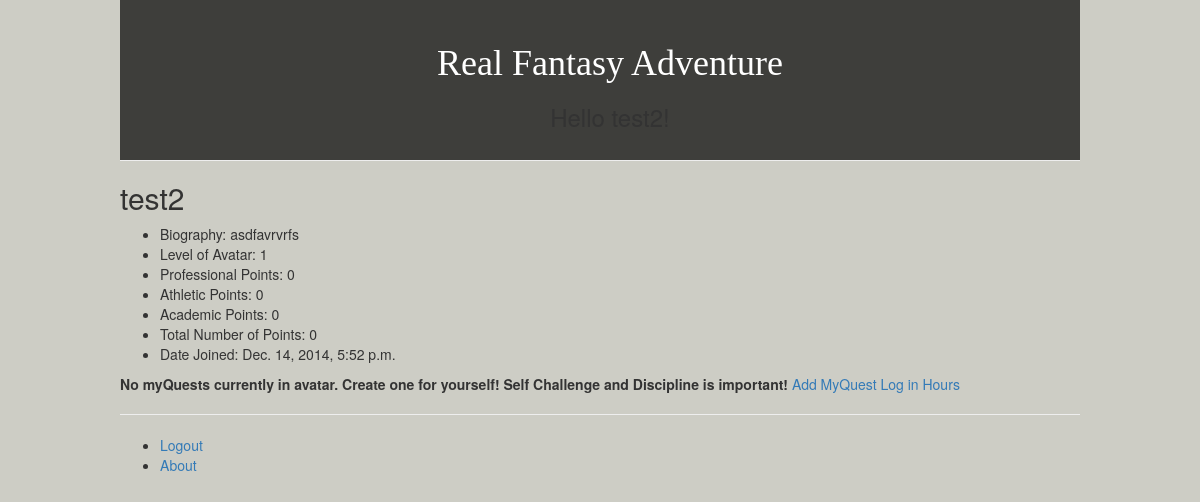
Page /real_fantasy_adventure_app/avatar/test2/ (signed in) on the earlier database version.
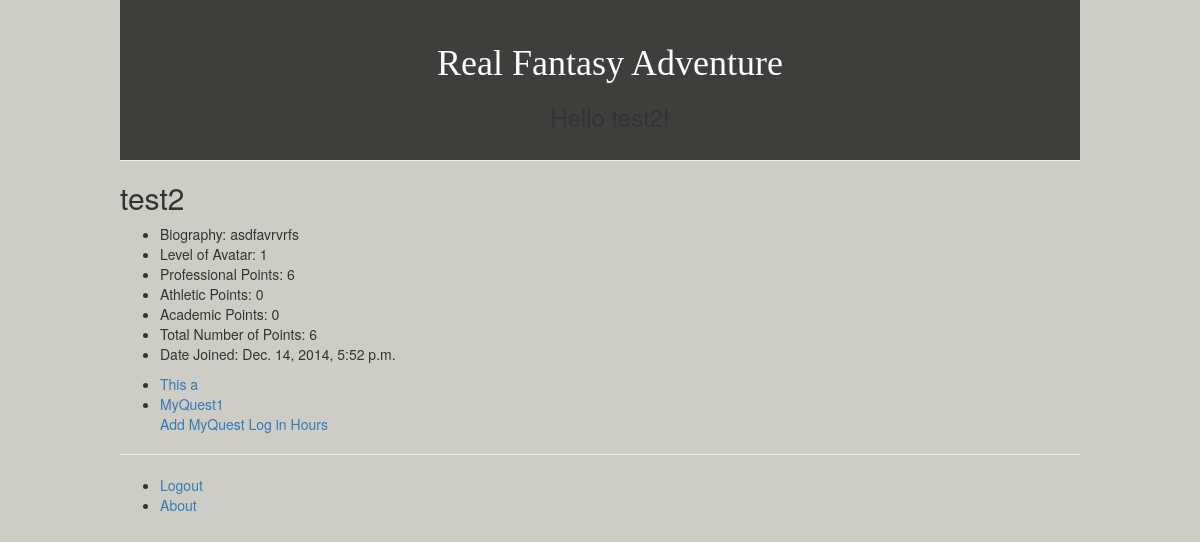
Same page on the later database version.
### real_fantasy_adventure_app/models.py (models this page shows, shortened)
class MyQuest(models.Model):
	avatar = models.ForeignKey(Avatar)
	title = models.CharField(max_length=256)
	description = models.TextField()
	publish = models.BooleanField(default=False)
	req_professional_points = models.IntegerField(default=1)
	req_athletic_points = models.IntegerField(default=1)
	req_academic_points = models.IntegerField(default=1)
	slug = models.SlugField(max_length=200, unique=True)
	created_date = models.DateTimeField(auto_now_add=True)
	modified_date = models.DateTimeField(auto_now=True)
	objects = MyQuestQuerySet.as_manager()
	class Meta:
		verbose_name = "MyQuest Entry"
		verbose_name_plural = "MyQuest Entries"
		ordering = ["-created_date"]

### real_fantasy_adventure_app/views.py (the view)
# urls.py: url(r'^avatar/(?P<avatar_name_slug>[\w\-]+)/$', views.avatarProfile, name='avatar'),
@login_required(login_url='/real_fantasy_adventure_app/notLoggedIn/')
def avatarProfile(request, avatar_name_slug):
    context_dict = {}
    current_user = request.user
    try:
        avatar = Avatar.objects.get(slug=avatar_name_slug)
    except Avatar.DoesNotExist:
        pass
    context_dict['avatar'] = avatar
    context_dict['avatar_name'] = avatar.nickname
    context_dict['avatar_name_slug'] = avatar_name_slug
    context_dict['avatar_bio'] = avatar.bio
    context_dict['avatar_level'] = avatar.level
    context_dict['avatar_num_professional_points'] = avatar.num_professional_points
    context_dict['avatar_num_athletic_points'] = avatar.num_athletic_points
    context_dict['avatar_num_academic_points'] = avatar.num_academic_points
    context_dict['avatar_created_date'] = avatar.created_date
    context_dict['avatar_total_points'] = avatar.get_total_points()
    if (avatar.user == current_user):
        is_users_avatar = avatar.nickname
        context_dict['is_users_avatar'] = is_users_avatar
        myQuests = MyQuest.objects.filter(avatar=avatar)
        context_dict['myQuests'] = myQuests
        return render(request, 'real_fantasy_adventure_app/avatarProfile.html', context_dict)
    else:
        return render(request, 'real_fantasy_adventure_app/avatarProfile.html', context_dict)

### real_fantasy_adventure_app/models.py (called while the page is built)
	def get_total_points(self):
		return self.num_professional_points + self.num_athletic_points + self.num_academic_points

### templates/real_fantasy_adventure_app/avatarProfile.html (shortened to what this page needs)
{% extends 'real_fantasy_adventure_app/base.html/' %}
{% load static %}
{% block body_block %}
    <h2>{{ avatar_name }}</h2>
        {% if avatar %}
            <ul>
                <li> Biography: {{ avatar_bio }} </li>
                <li> Level of Avatar: {{ avatar_level }} </li>
                <li> Professional Points: {{ avatar_num_professional_points }} </li>
                <li> Athletic Points: {{ avatar_num_athletic_points }} </li>
                <li> Academic Points: {{ avatar_num_academic_points }} </li>
                <li> Total Number of Points: {{ avatar_total_points }}</li>
                <li> Date Joined: {{ avatar_created_date }} </li>
            </ul>
            {% if is_users_avatar %}
                {% if myQuests %}
                <ul>
                    {% for myQuest in myQuests %}
                    <li><a href="/real_fantasy_adventure_app/avatar/{{ avatar_name_slug }}/{{ myQuest.slug }}">{{ myQuest.title }}</a></li>
                    {% endfor %}
                    <a href="/real_fantasy_adventure_app/avatar/{{ avatar_name_slug }}/add_myQuest">Add MyQuest</a>
                    <a href="/real_fantasy_adventure_app/avatar/{{ avatar_name_slug }}/statChange">Log in Hours</a>
                </ul>
                {% else %}
                    <strong>No myQuests currently in avatar. Create one for yourself! Self Challenge and Discipline is important!</strong>
                    <a href="/real_fantasy_adventure_app/avatar/{{ avatar_name_slug }}/add_myQuest">Add MyQuest</a>
                    <a href="/real_fantasy_adventure_app/avatar/{{ avatar_name_slug }}/statChange">Log in Hours</a>
                {% endif %}
            {% endif %}
        {% else %}
            The specified avatar {{ avatar_name }} does not exist!
        {% endif %}
{% endblock %}

Differences in the rows shown:
added MyQuest: title "This a"
added MyQuest: title "MyQuest1"
Other differences:
{{ avatar_num_professional_points }}: "0" → "6"
{{ avatar_total_points }}: "0" → "6"
text no longer shown: "No myQuests currently in avatar. Create one for yourself! Self Challenge and Discipline is important!"
